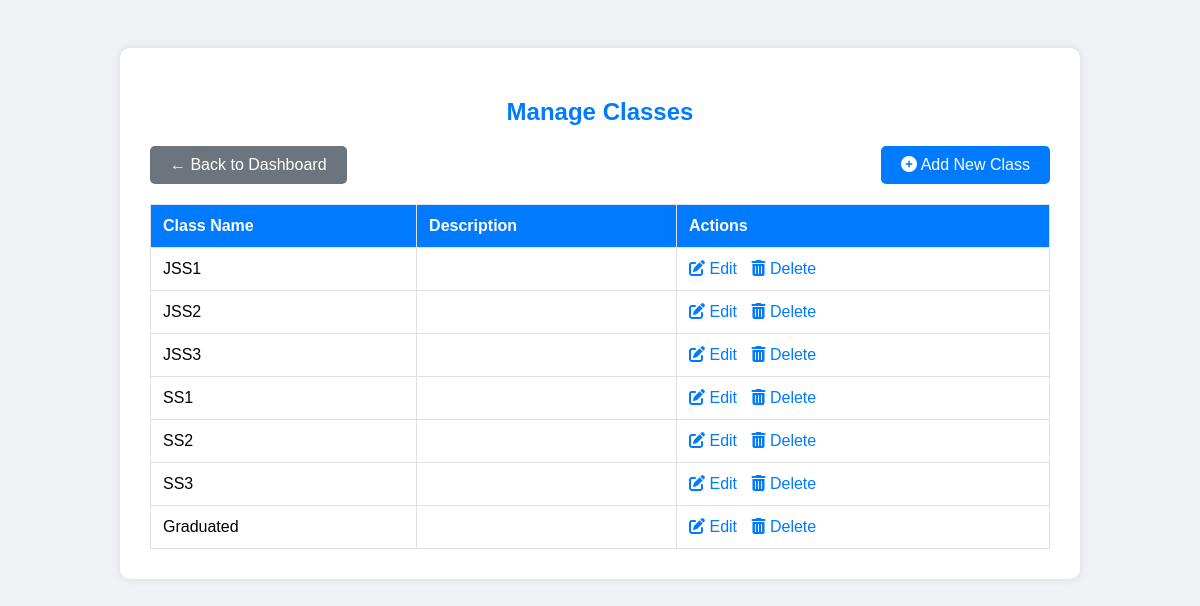
/admin-panel/classes/ (signed in), run on the app's committed database.
### core/models.py (models this page shows, shortened)
class ClassRoom(models.Model):
    name = models.CharField(max_length=50, unique=True)

### core/views.py (the view)
# urls.py: path('admin-panel/classes/', views.manage_classes, name='manage_classes'),
@login_required
def manage_classes(request):
    if request.user.user_type != 'admin':
        return HttpResponse("Unauthorized", status=401)
    classes = ClassRoom.objects.all()
    return render(request, 'admin/manage_classes.html', {'classes': classes})

### core/templates/admin/manage_classes.html (shortened to what this page needs)
<!DOCTYPE html>
<html lang="en">
<head>
    <link rel="stylesheet" href="https://cdnjs.cloudflare.com/ajax/libs/font-awesome/6.0.0/css/all.min.css">
</head>
<body>
<div class="container">
    <h2>Manage Classes</h2>
    <div class="header-actions">
        <a class="back-btn" href="{% url 'admin_dashboard' %}">← Back to Dashboard</a>
        <a class="add-btn" href="{% url 'add_class' %}"><i class="fas fa-plus-circle"></i> Add New Class</a>
    </div>
    <table>
        <thead>
        <tr>
            <th>Class Name</th>
            <th>Description</th>
            <th>Actions</th>
        </tr>
        </thead>
        <tbody>
        {% for classroom in classes %}
            <tr>
                <td>{{ classroom.name }}</td>
                <td>{{ classroom.description }}</td>
                <td class="actions">
                    <a href="{% url 'edit_class' classroom.id %}"><i class="fas fa-edit"></i> Edit</a>
                    <a href="{% url 'delete_class' classroom.id %}" onclick="return confirm('Are you sure you want to delete this class?');"><i class="fas fa-trash-alt"></i> Delete</a>
                </td>
            </tr>
        {% empty %}
            <tr>
                <td colspan="3">No classes available.</td>
            </tr>
        {% endfor %}
        </tbody>
    </table>
</div>
</body>
</html>

### core/templates/admin/manage_classes.html (style rules this page uses)
body { font-family: Arial, sans-serif; background: #f0f2f5; padding: 40px; }
.container { background: white; border-radius: 10px; padding: 30px; box-shadow: 0 0 10px rgba(0,0,0,0.1); max-width: 900px; margin: auto; }
h2 { text-align: center; color: #007bff; }
.header-actions { display: flex; justify-content: space-between; margin: 20px 0; }
.header-actions a { padding: 10px 20px; border-radius: 5px; text-decoration: none; color: white; }
.back-btn { background: #6c757d; }
.add-btn { background: #007bff; }
table { width: 100%; border-collapse: collapse; margin-top: 15px; }
table, th, td { border: 1px solid #dee2e6; }
th, td { padding: 12px; text-align: left; }
th { background: #007bff; color: white; }
.actions a { margin-right: 10px; text-decoration: none; color: #007bff; }

### data on the page
ClassRoom: name "JSS1"
ClassRoom: name "JSS2"
ClassRoom: name "JSS3"
ClassRoom: name "SS1"
ClassRoom: name "SS2"
ClassRoom: name "SS3"
ClassRoom: name "Graduated"
